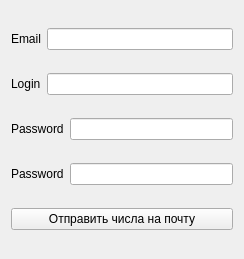
<?xml version="1.0" encoding="UTF-8"?>
<ui version="4.0">
 <class>Form</class>
 <widget class="QWidget" name="Form">
  <property name="geometry">
   <rect>
    <x>0</x>
    <y>0</y>
    <width>244</width>
    <height>259</height>
   </rect>
  </property>
  <property name="windowTitle">
   <string>Form</string>
  </property>
  <layout class="QVBoxLayout" name="verticalLayout">
   <item>
    <layout class="QHBoxLayout" name="horizontalLayout">
     <item>
      <widget class="QLabel" name="label">
       <property name="text">
        <string>Email</string>
       </property>
      </widget>
     </item>
     <item>
      <widget class="QLineEdit" name="lineEdit"/>
     </item>
    </layout>
   </item>
   <item>
    <layout class="QHBoxLayout" name="horizontalLayout_2">
     <item>
      <widget class="QLabel" name="label_2">
       <property name="text">
        <string>Login</string>
       </property>
      </widget>
     </item>
     <item>
      <widget class="QLineEdit" name="lineEdit_2"/>
     </item>
    </layout>
   </item>
   <item>
    <layout class="QHBoxLayout" name="horizontalLayout_3">
     <item>
      <widget class="QLabel" name="label_3">
       <property name="text">
        <string>Password</string>
       </property>
      </widget>
     </item>
     <item>
      <widget class="QLineEdit" name="lineEdit_3">
       <property name="echoMode">
        <enum>QLineEdit::Password</enum>
       </property>
      </widget>
     </item>
    </layout>
   </item>
   <item>
    <layout class="QHBoxLayout" name="horizontalLayout_4">
     <item>
      <widget class="QLabel" name="label_4">
       <property name="text">
        <string>Password</string>
       </property>
      </widget>
     </item>
     <item>
      <widget class="QLineEdit" name="lineEdit_4">
       <property name="echoMode">
        <enum>QLineEdit::Password</enum>
       </property>
      </widget>
     </item>
    </layout>
   </item>
   <item>
    <widget class="QPushButton" name="pushButton">
     <property name="text">
      <string>Отправить числа на почту</string>
     </property>
    </widget>
   </item>
  </layout>
 </widget>
 <resources/>
 <connections/>
</ui>
